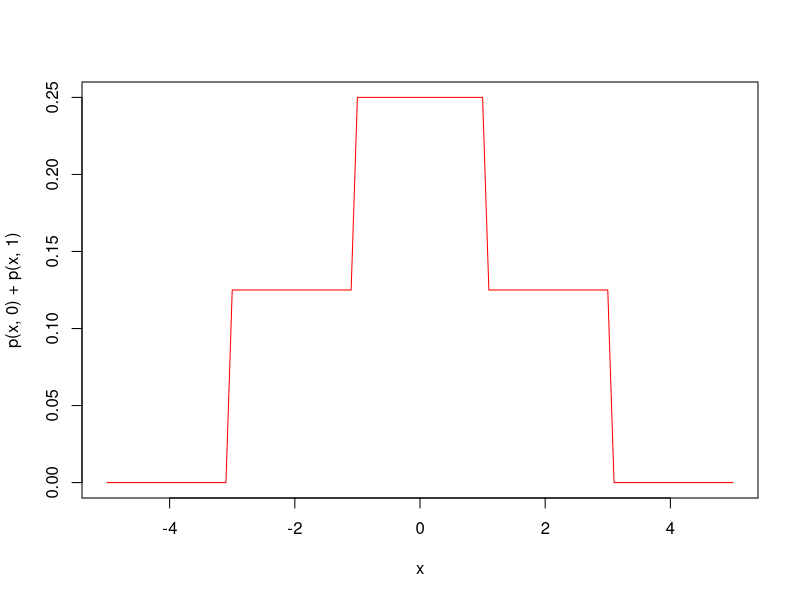
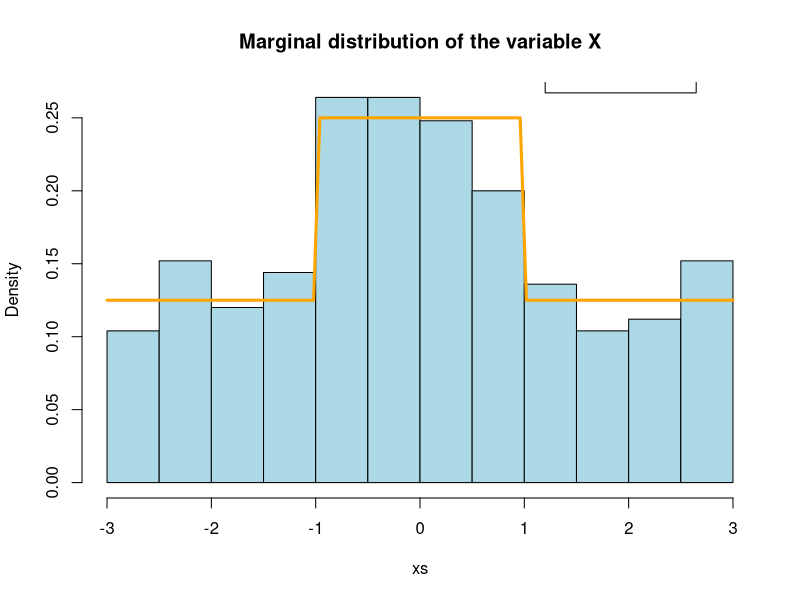
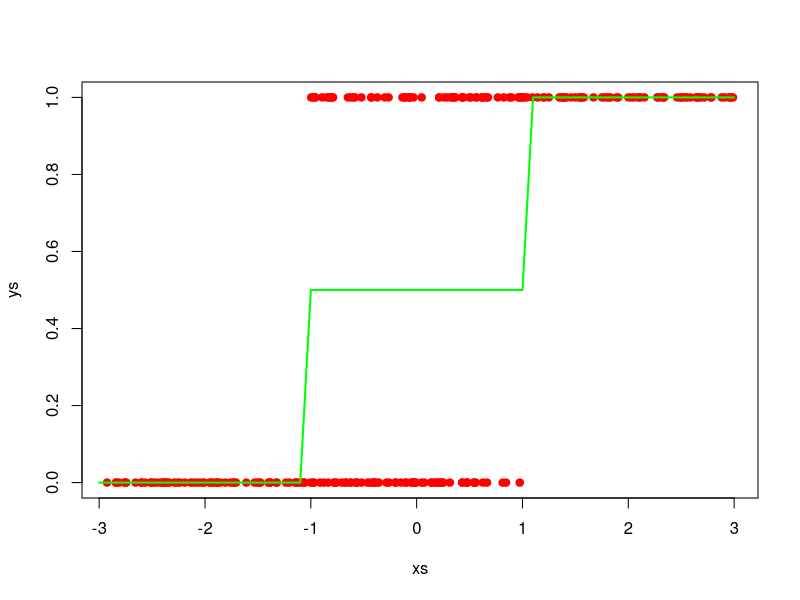

The R source for these figures, in order:

# Question 3 --------------------------------------------------------------

n = 250

#data model

p <- function(x, y){if(y==0){dunif(x, -3, 1) * 1/2}
    else if(y==1){dunif(x, -1, 3) * 1/2}
    else 0}
curve(p(x,0) + p(x, 1), xlim = c(-5, 5),col = 'red')

ys <- rbinom(n, 1, 0.5)
gen <- function(y){if(y==0){runif(1, -3, 1)}
    else if(y==1){runif(1, -1, 3)}}
gen <- Vectorize(gen)
xs <- gen(ys)
plot.new()
hist(xs, freq = F, col = 'light blue', main = 'Marginal distribution of the variable X')
curve(p(x,0) + p(x, 1),col = 'orange', add = T, lwd = 3)
legend(1.2, 0.3, legend = c('Simulated EPDF', 'Theoretical PDF'), col = c('light blue', 'orange'), 
       lty = 1, lwd = 4, cex=0.8)

# Regression function
plot(xs, ys, col='red', pch=19)
reg.fun <- function(x){ p(x, 1)/(p(x,  0) + p(x, 1))}
curve(reg.fun, xlim = c(-5,5), lwd=2, col = 'green', add = T)

h.opt <- function(x) {if(reg.fun(x) > 0.5) {1}
                     else 0}
h.opt <- Vectorize(h.opt)
accuracy.Bayes = sum(h.opt(xs) == ys)/length(ys)

# Other classifier
val.indices = sample(seq(1, n), 50, replace=F)
x.tr = xs[-val.indices]
x.val = xs[val.indices]
y.tr = ys[-val.indices]
y.val = ys[val.indices]

model = glm(y.tr ~ x.tr, family = "binomial")
probabilities <- predict(model, newdata=list(x.val), type='response')
predicted.classes <- ifelse(probabilities > 0.5, T, F)
